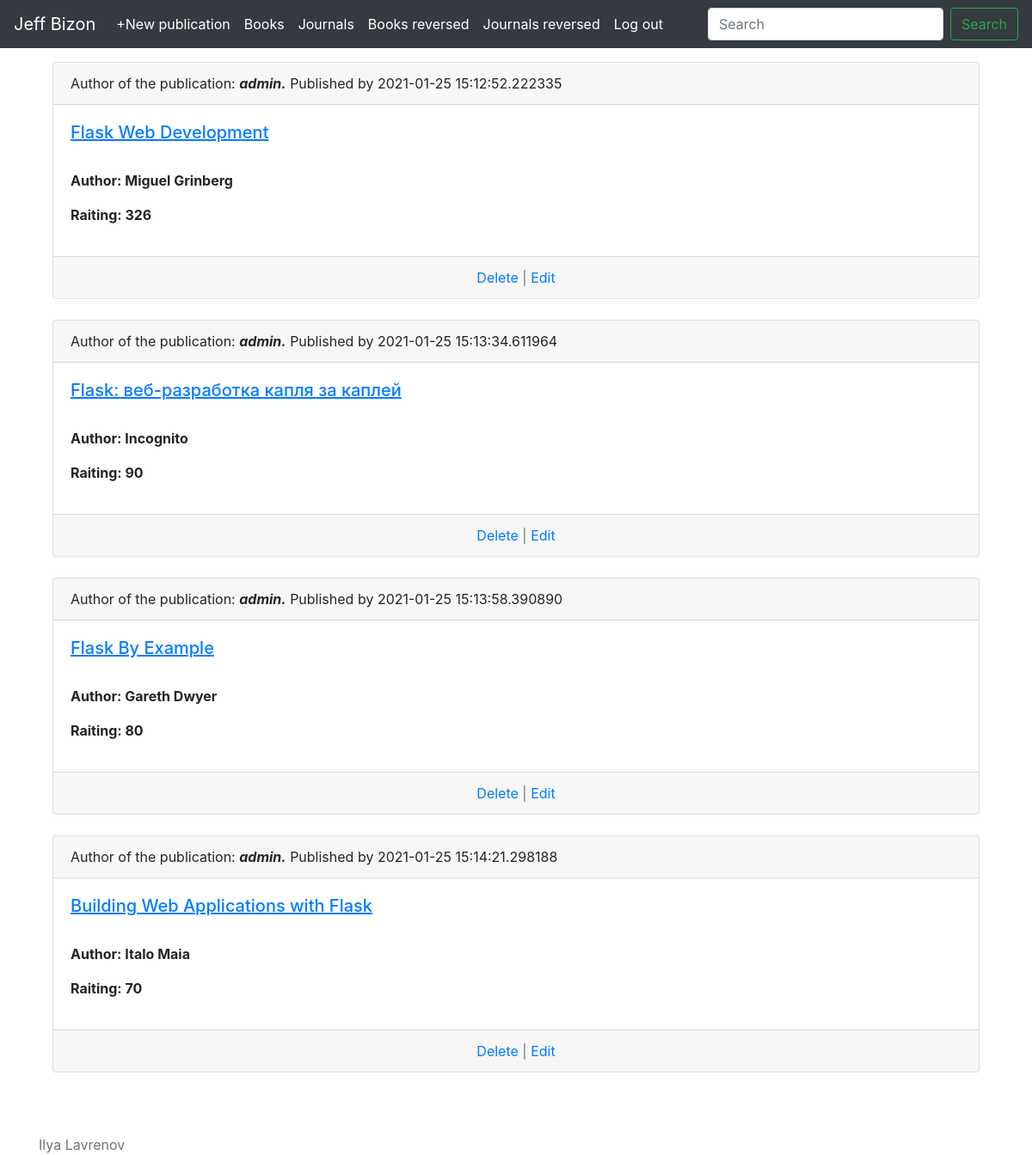
The app's page /books (signed in) with its own data.
### app/models.py (models this page shows, shortened)
class Book(db.Model):
    id = db.Column(db.Integer, primary_key=True)
    created = db.Column(db.DateTime, index=True, default=datetime.now)
    title = db.Column(db.String(150))
    author = db.Column(db.String(200))
    rating = db.Column(db.Integer)
    user_id = db.Column(db.Integer, db.ForeignKey('user.id'))

class User(UserMixin, db.Model):
    id = db.Column(db.Integer, primary_key=True)
    username = db.Column(db.String(64), index=True, unique=True)
    first_name = db.Column(db.String(100))
    last_Name = db.Column(db.String(100))
    age = db.Column(db.Integer)
    email = db.Column(db.String(120), index=True, unique=True)
    password_hash = db.Column(db.String(128))
    books = db.relationship('Book', backref='book_owner', lazy='dynamic')
    journals = db.relationship('Journal', backref='journal_owner', lazy='dynamic')

### app/routes.py (the view)
@app.route('/books')
@login_required
def books_list():
    books = Book.query.all()
    return render_template('books_list.html', books=books)

### app/models.py (called while the page is built)
@login.user_loader
def load_user(id:int):
    return User.query.get(int(id))

### app/templates/books_list.html (shortened to what this page needs)
{% extends 'base.html' %}
{% block content %}
    {% for book in books %}
        <div class="card">
        <div class="card-header">
            Author of the publication: <em><strong>{{ book.book_owner.username }}.</strong></em> Published by {{ book.created }}
        </div>
            <div class="card-body">
                <a href="{{ url_for('book_detail', id=book.id) }}"><ins><h5>{{ book.title }}</h5></ins><br></a>
                <strong><p>Author: {{ book.author }}</p></strong>
                <strong><p>Raiting: {{ book.rating }}</p></strong>
            </div>
        <div class="card-footer text-muted text-center">
            <a href="{{ url_for('book_delete', id=book.id )}}">Delete</a> | <a href="{{ url_for('book_update', id=book.id )}}">Edit</a>
        </div>
        </div>
        <br>
    {% endfor %}
{% endblock %}

### app/templates/base.html (shortened to what this page needs)
<!DOCTYPE html>
<html lang="en">
<head>
    <link rel="stylesheet" href="https://maxcdn.bootstrapcdn.com/bootstrap/4.0.0/css/bootstrap.min.css">
</head>
<body>
    <nav class="navbar navbar-expand-md navbar-dark fixed-top bg-dark">
        <a class="navbar-brand" href="{{ url_for('home') }}">Jeff Bizon</a>
        <div class="collapse navbar-collapse" id="navbarCollapse">
          <ul class="navbar-nav mr-auto">
            <li class="nav-item active">
              <a class="nav-link" href="{{ url_for('create_list') }}">+New publication<span class="sr-only">(current)</span></a>
            </li>
            <li class="nav-item active">
                <a class="nav-link" href="{{ url_for('books_list') }}">Books<span class="sr-only">(current)</span></a>
            </li>
            <li class="nav-item active">
                <a class="nav-link" href="{{ url_for('journals_list') }}">Journals<span class="sr-only">(current)</span></a>
            </li>
            <li class="nav-item active">
              <a class="nav-link" href="{{ url_for('books_reversed') }}">Books reversed<span class="sr-only">(current)</span></a>
            </li>
            <li class="nav-item active">
              <a class="nav-link" href="{{ url_for('journals_reverse') }}">Journals reversed<span class="sr-only">(current)</span></a>
            </li>
            <li class="nav-item active">
              {% if current_user.is_authenticated %}
                <a class="nav-link active" href="{{ url_for('logout') }}">Log out<span class="sr-only">(current)</span></a>
              {% else %}
              <a class="nav-link active" href="{{ url_for('login') }}">Log in<span class="sr-only">(current)</span></a>
              {% endif %}
            </li>
          </ul>
          <form class="form-inline mt-2 mt-md-0">
            <input class="form-control mr-sm-2" type="text" placeholder="Search" aria-label="Search">
            <button class="btn btn-outline-success my-2 my-sm-0" type="submit">Search</button>
          </form>
        </div>
      </nav>
    <br>
    <main role="main" class="container">
        <div class="py-5 px-3">
            {% block content %}
            {% endblock %}
        </div>
    </main>
    <footer class="footer">
      <div class="container">
        <span class="text-muted">Ilya Lavrenov</span>
      </div>
    </footer>
</body>
</html>

### records on screen
Book: book_owner.username "admin", created "2021-01-25 15:12:52.222335", title "Flask Web Development", author "Miguel Grinberg", rating "326"
Book: book_owner.username "admin", created "2021-01-25 15:13:34.611964", title "Flask: веб-разработка капля за каплей", author "Incognito", rating "90"
Book: book_owner.username "admin", created "2021-01-25 15:13:58.390890", title "Flask By Example", author "Gareth Dwyer", rating "80"
Book: book_owner.username "admin", created "2021-01-25 15:14:21.298188", title "Building Web Applications with Flask", author "Italo Maia", rating "70"
